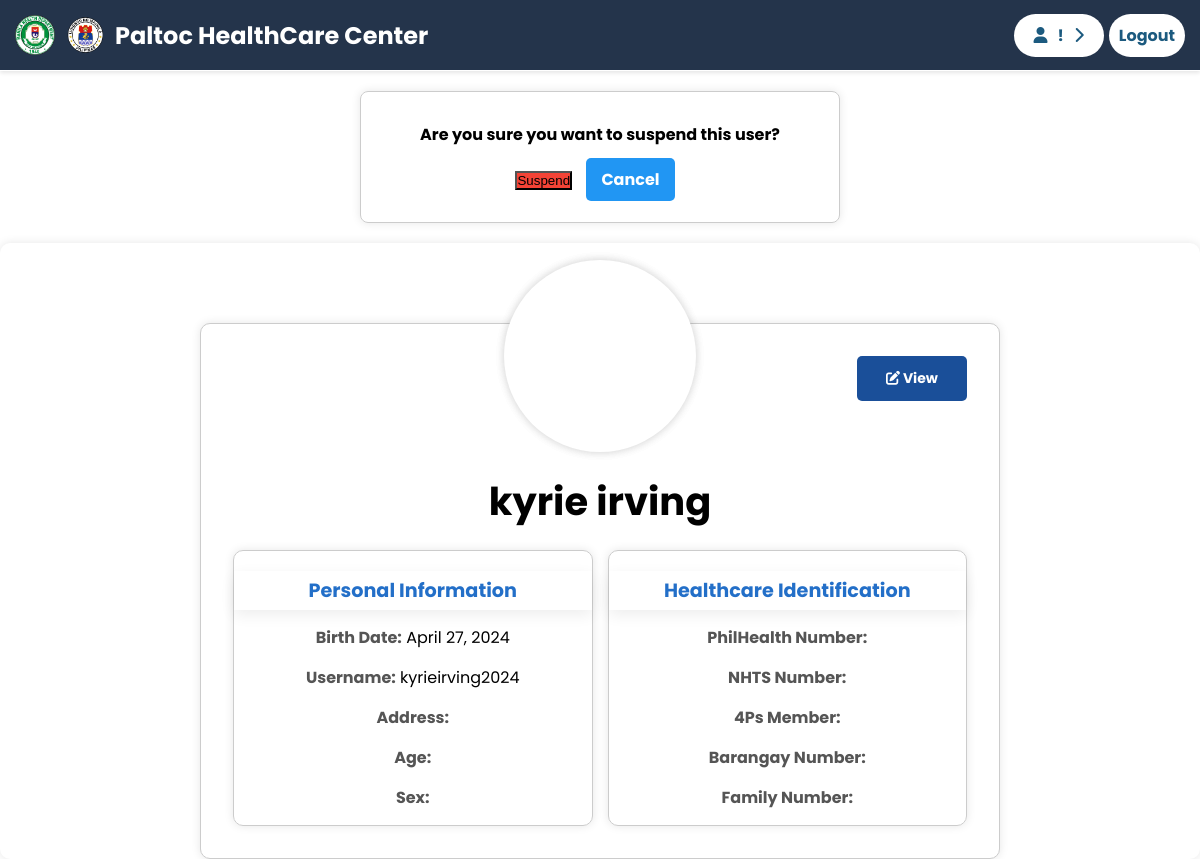
Screenshot of /staffsuspendprofile/2/ (signed in) with the database file from the repository.
### base/models.py (models this page shows)
class User(AbstractUser):
    username = models.CharField(unique=True, max_length=200)
    first_name = models.CharField(max_length=255)
    middle_name = models.CharField(max_length=255, blank=True, default='')
    last_name = models.CharField(max_length=255, default='')
    birth_date = models.DateField()
    REQUIRED_FIELDS = []

### base/views.py (the view)
# urls.py: path('staffsuspendprofile/<int:user_id>/', views.staff_suspend_user, name='staff_suspend_user'),
@staff_login_required
def staff_suspend_user(request, user_id):
    user = User.objects.get(pk=user_id)
    if request.method == 'POST':
        user.is_active = False
        user.save()
        return HttpResponse("The user is suspended successfully.")
    else:
        context = {'user': user}
        return render(request, 'base/staff-section/suspend_user.html', context)

### base/views.py (called while the page is built)
def staff_login_required(view_func):
    @wraps(view_func)
    def wrapper(request, *args, **kwargs):
        if not request.user.is_authenticated:
            return redirect('home')
        elif not request.user.is_staff:
            return redirect('home')
        else:
            return view_func(request, *args, **kwargs)
    return wrapper

### base/templates/base/staff-section/suspend_user.html (shortened to what this page needs)
{% include 'main.html' %}
{% load static %}
<link rel="stylesheet" href="{% static 'styles/staff/suspend_user.css' %}">
<body>
    <div class="confirmation-container">
        <h2>Are you sure you want to suspend this user?</h2>
        <form method="POST" action="{% url 'staff_suspend_user' user_id=user.id %}">
            <button type="submit" class="btn btn-suspend" >Suspend</button>
            <a href="#" class="btn btn-cancel" onclick="cancelSuspension()">Cancel</a>
        </form>
    </div>
</body>
{% include 'base/patient-section/patient_profile.html' %}

### base/templates/base/patient-section/patient_profile.html (shortened to what this page needs)
{% include 'sections.html' %}
{% block content %}
{% load static %}
<link rel="stylesheet"  href="{% static 'styles/patient/patient_profile_.css' %}">
<body>
    <div class="profile-page">
        <div class="content">
            <div class="content__cover">
                <div class="content__avatar"></div>
            </div>
            <a href="{% url 'patient_record' %}" class="edit-profile" target="_blank">
                <i class="fa-solid fa-pen-to-square"></i>
                <span>View</span>
            </a>
        <div class="content__title">
            <h1>{{ user.first_name }} {{ user.last_name }}</h1>
        </div>
        <div class="profile-info">
            <div class="personal-info">
                <h2>Personal Information</h2>
                <div class="info-item">
                    <label>Birth Date:</label>
                    <span id="birth-date">{{ user.birth_date }}</span>
                </div>
                <div class="info-item">
                    <label>Username:</label>
                    <span id="username">{{ user.username }}</span>
                </div>
                    <div class="info-item">
                        <label>Address:</label>
                    </div>
                    <div class="info-item">
                        <label>Age:</label>
                    </div>
                    <div class="info-item">
                        <label>Sex:</label>
                    </div>
            </div>
            <div class="medical-info">
                <h2>Healthcare Identification</h2>
                    <div class="info-item">
                        <label>PhilHealth Number:</label>
                    </div>
                    <div class="info-item">
                        <label>NHTS Number:</label>
                    </div>
                    <div class="info-item">
                        <label>4Ps Member:</label>
                    </div>
                    <div class="info-item">
                        <label>Barangay Number:</label>
                    </div>
                    <div class="info-item">
                        <label>Family Number:</label>
                    </div>
            </div>
        </div>
    </div>
</body>
{% endblock %}

### static/styles/staff/suspend_user.css (style rules this page uses)
* { margin: 0; padding: 0; box-sizing: border-box; }
body { background-color: #ffff; font-family: "Poppins", sans-serif; }
.confirmation-container { width: 40%; margin: 20px auto; border-radius: 8px; border: 1px solid #ccc; box-shadow: 0 0 10px rgba(0, 0, 0, 0.1); padding: 30px; }
.confirmation-container h2 { font-size: 16px; margin-bottom: 20px; }
.confirmation-container a { font-size: 16px; margin: 10px; border-radius: 5px; padding: 10px 15px; border: none; font-weight: bold; color: #ffff; text-decoration: none; }
.confirmation-container .btn-suspend { background-color: #f44336; }
.confirmation-container .btn-cancel { background-color: #2196F3; }

### static/styles/patient/patient_profile_.css (style rules this page uses)
body { font-family: 'Poppins', sans-serif; text-align: center; background-color: #ffff; }
.profile-page { overflow-y: auto; max-height: calc(100vh - 15px - 78px); padding-top: 5rem; background-color: #ffff; border-radius: 10px; box-shadow: 0 0 10px rgba(0, 0, 0, 0.1); }
.profile-page a { text-decoration: none; }
.edit-profile { font-size: 14px; background-color: #1A4F99; color: #FFFFFF; padding: 12px 20px; border-radius: 5px; border: none; cursor: pointer; font-weight: bold; margin-left: 85%; }
.profile-page .content { display: flex; flex-direction: column; max-width: 800px; width: 100%; position: relative; z-index: 2; margin: auto; padding: 2rem; background: #fff; border: 1px solid #ccc; border-radius: 10px; box-shadow: 0 0 10px rgba(0, 0, 0, 0.1); }
.profile-page .content__cover { position: relative; }
.profile-page .content__avatar { width: 12rem; height: 12rem; position: absolute; bottom: 0; left: 50%; z-index: 2; transform: translate(-50%, 50%); background: #ffff url("https://www.pngall.com/wp-content/uploads/5/User-Profile-PNG-Image.png") center center no-repeat; background-size: cover; border-radius: 50%; box-shadow: 0 0 10px rgba(0, 0, 0, 0.1), 0 0 10px rgba(0, 0, 0, 0.1); }
.profile-page .content__title { margin-top: 4.5rem; text-align: center; }
.profile-page .content__title h1 { font-size: 2.4rem; }
.profile-info { margin-top: 20px; display: grid; grid-template-columns: repeat(auto-fit, minmax(200px, 1fr)); gap: 15px; }
.profile-info h2 { margin-bottom: 10px; padding: 5px; font-size: 1.2rem; color: #236FC8; box-shadow: 0 5px 15px rgba(0,0,0,0.07); }
.info-item { margin: 15px; text-align: center; }
.personal-info, .medical-info { border: 1px solid #ccc; border-radius: 10px; box-shadow: 0 0 10px rgba(0, 0, 0, 0.1); padding-top: 20px; }
label { font-weight: bold; color: #555; }

### rows the page displays
User: first_name "kyrie", last_name "irving", birth_date "April 27, 2024", username "kyrieirving2024"
